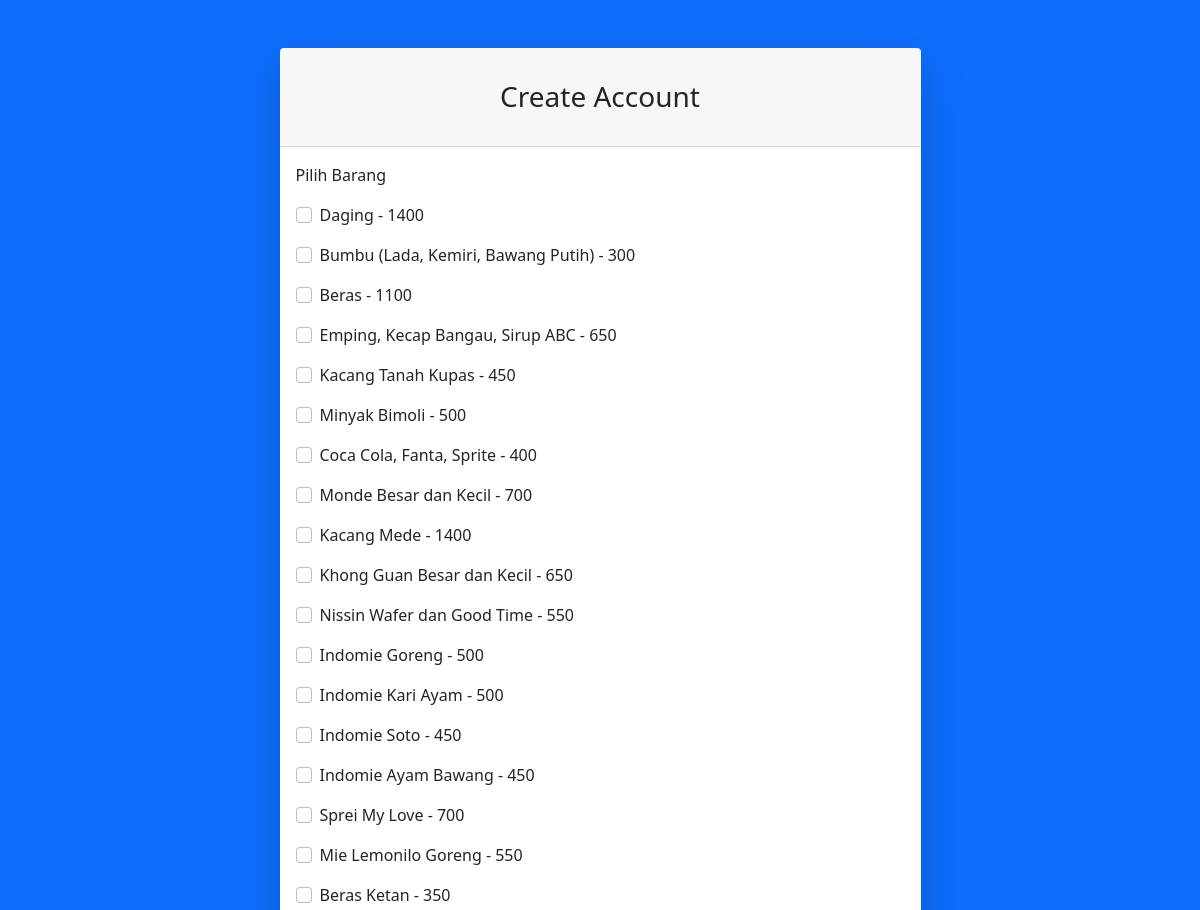
/index.php/peserta/pilih_barang (upper part), run on an earlier commit of the app's database.
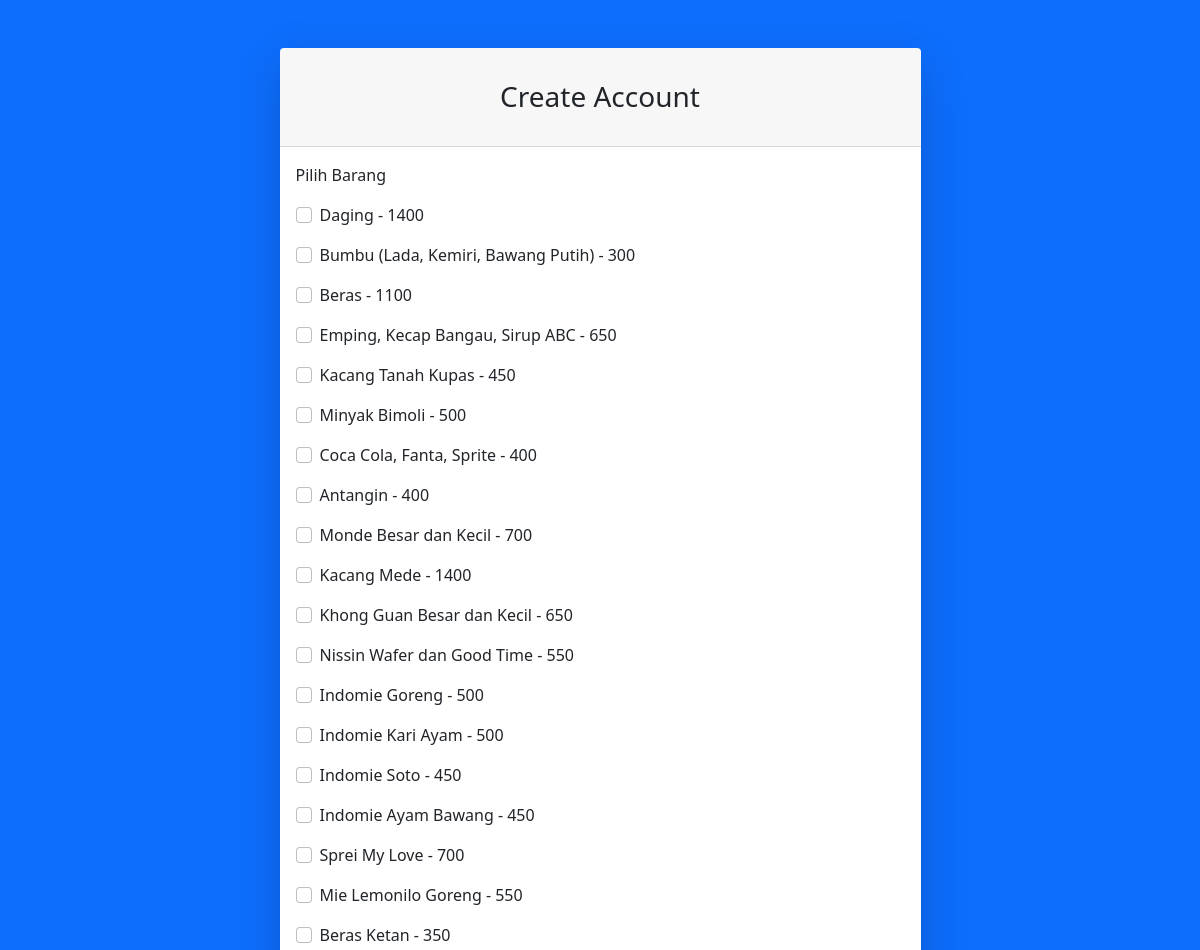
And on a later commit of the database.
### tables this page shows
CREATE TABLE `barang` (
  `id` int(11) NOT NULL,
  `gambar` varchar(225) NOT NULL,
  `nama_barang` varchar(225) NOT NULL,
  `volume` varchar(225) NOT NULL,
  `harga` int(11) NOT NULL,
  `harga_beli` int(11) NOT NULL,
  `terpenuhi` int(11) NOT NULL DEFAULT 0,
  `id_penyelenggara` int(11) NOT NULL,
  `deleted_at` timestamp NULL DEFAULT NULL
);

### application/controllers/Peserta.php (called while the page is built, shortened)
<?php
class Peserta extends CI_Controller
{
    public function __construct()
    {
        $this->load->model('M_DataMaster');
        $this->load->model('M_Peserta');
        $this->load->library('form_validation');
    }
    public function pilih_barang()
    {
        $data['title'] = '';
        $data['barang'] = $this->db->get('barang')->result();
        $this->load->view('templates/auth_header', $data);
        $this->load->view('peserta/pilih_barang', $data);
        $this->load->view('templates/auth_footer');
    }
}

### index.php (called while the page is built, shortened)
<?php
require_once BASEPATH.'core/CodeIgniter.php';

### application/views/peserta/pilih_barang.php (the view, shortened to what this page needs)
<body class="bg-primary">
    <div id="layoutAuthentication">
        <div id="layoutAuthentication_content">
            <main>
                <div class="container">
                    <div class="row justify-content-center">
                        <div class="col-lg-7">
                            <div class="card shadow-lg border-0 rounded-lg mt-5">
                                <div class="card-header">
                                    <h3 class="text-center font-weight-light my-4">Create Account</h3>
                                </div>
                                <div class="card-body">
                                    <form method="POST" action="<?= base_url('auth/registrasi_peserta')  ?>">
                                        <label for="">Pilih Barang</label>
                                        <?php foreach ($barang as $brg) : ?>
                                            <div class="form-check mt-3">
                                                <input class="form-check-input" type="checkbox" value="<?= $brg->id ?>" id="flexCheckDefault" name="barang">
                                                <label class="form-check-label" for="flexCheckDefault">
                                                    <?= $brg->nama_barang . ' - ' . $brg->harga  ?>
                                                </label>
                                            </div>
                                        <?php endforeach; ?>
                                    </form>
                                </div>
                            </div>
                        </div>
                    </div>
                </div>
            </main>
        </div>

What changed in the data, as far as the page shows it:
added barang: nama_barang "Antangin", harga "400"
